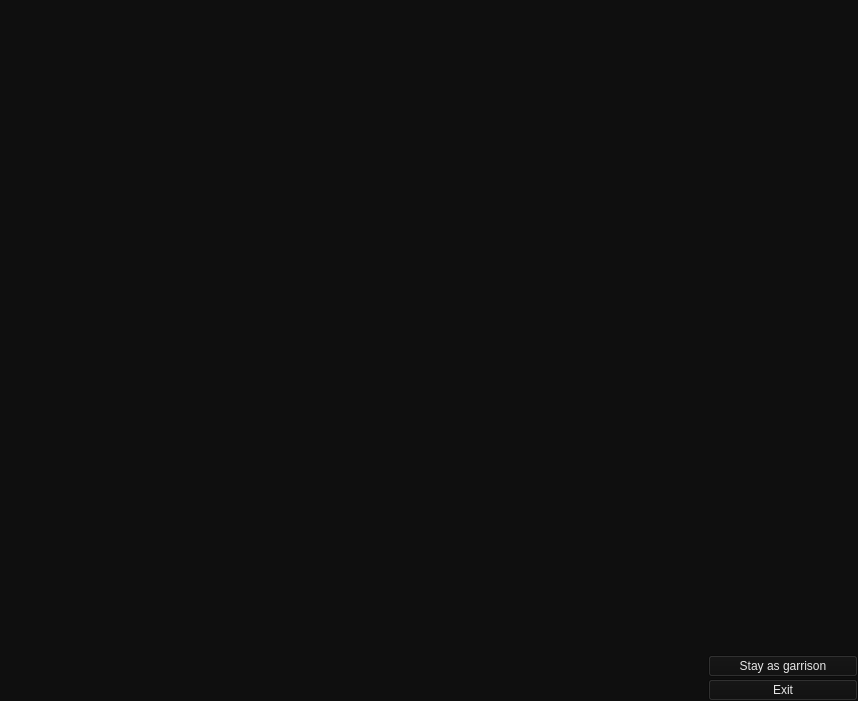
<?xml version="1.0" encoding="UTF-8"?>
<ui version="4.0">
 <class>TownView</class>
 <widget class="QWidget" name="TownView">
  <property name="geometry">
   <rect>
    <x>0</x>
    <y>0</y>
    <width>858</width>
    <height>701</height>
   </rect>
  </property>
  <property name="windowTitle">
   <string>Form</string>
  </property>
  <property name="styleSheet">
   <string notr="true">background-color: rgb(15, 15, 15);
font: 14pt &quot;Ancient Modern Tales&quot;;
color: rgb(230, 230, 230);</string>
  </property>
  <layout class="QGridLayout" name="gridLayout">
   <property name="leftMargin">
    <number>0</number>
   </property>
   <property name="topMargin">
    <number>0</number>
   </property>
   <property name="rightMargin">
    <number>0</number>
   </property>
   <property name="bottomMargin">
    <number>0</number>
   </property>
   <property name="horizontalSpacing">
    <number>0</number>
   </property>
   <property name="verticalSpacing">
    <number>2</number>
   </property>
   <item row="0" column="0" colspan="2">
    <layout class="QHBoxLayout" name="horizontalLayout">
     <property name="spacing">
      <number>100</number>
     </property>
     <item>
      <widget class="ArmyLayout" name="wgt_heroArmy" native="true"/>
     </item>
     <item>
      <widget class="ArmyLayout" name="wgt_townArmy" native="true"/>
     </item>
    </layout>
   </item>
   <item row="1" column="1">
    <widget class="QPushButton" name="pb_stayAsGarrison">
     <property name="maximumSize">
      <size>
       <width>150</width>
       <height>16777215</height>
      </size>
     </property>
     <property name="text">
      <string>Stay as garrison</string>
     </property>
    </widget>
   </item>
   <item row="2" column="0">
    <widget class="ResourcesView" name="wgt_heroResources" native="true"/>
   </item>
   <item row="2" column="1">
    <widget class="QPushButton" name="pb_exitTown">
     <property name="maximumSize">
      <size>
       <width>150</width>
       <height>16777215</height>
      </size>
     </property>
     <property name="text">
      <string>Exit</string>
     </property>
    </widget>
   </item>
  </layout>
 </widget>
 <customwidgets>
  <customwidget>
   <class>ArmyLayout</class>
   <extends>QWidget</extends>
   <header>ui/army_layout.h</header>
   <container>1</container>
  </customwidget>
  <customwidget>
   <class>ResourcesView</class>
   <extends>QWidget</extends>
   <header>ui/resources_view.h</header>
   <container>1</container>
  </customwidget>
 </customwidgets>
 <resources/>
 <connections/>
</ui>
